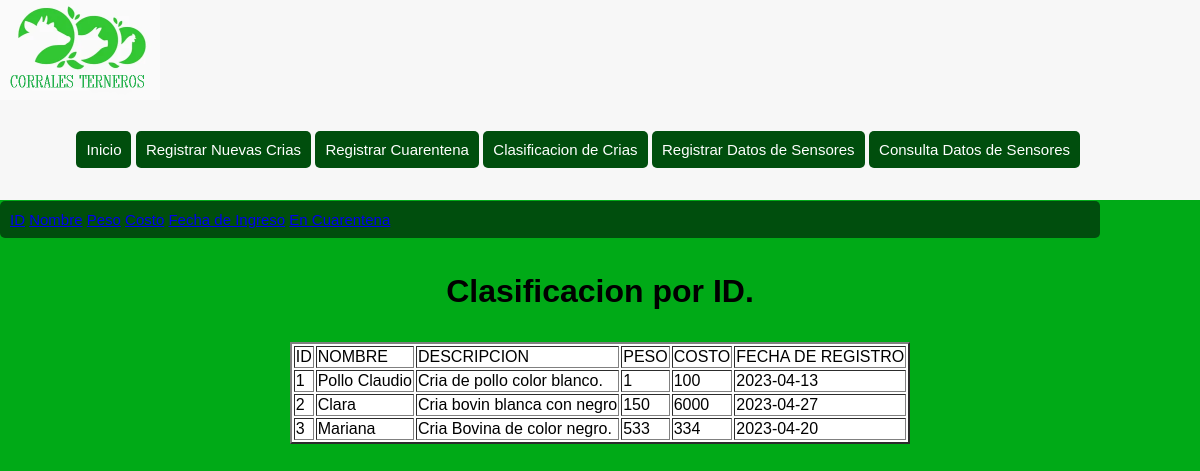
Screenshot of /ProcesosPHP/ConsultaCriasID.php with the database file from the repository.
### tables this page shows
CREATE TABLE `crias` (
  `ID` int(11) NOT NULL,
  `NOMBRE` varchar(50) NOT NULL,
  `DESCRIPCION` text DEFAULT NULL,
  `PESO` decimal(11,0) NOT NULL,
  `COSTO` double NOT NULL,
  `ESTADO` tinyint(1) NOT NULL DEFAULT 0,
  `FECHA_REGISTRO` date DEFAULT NULL,
  `ID_proveedor` int(11) NOT NULL,
  `PROVEEDOR` varchar(50) NOT NULL,
  `CUARENTENA` date DEFAULT NULL
);

### ProcesosPHP/ConsultaCriasID.php (the view, shortened to what this page needs)
<?php
	include 'Conexion.php';
	$VERIFICAR = "SELECT * FROM crias LIMIT 1";
	$RESULTADO = mysqli_query($conexion, $VERIFICAR);
	$EXISTE = mysqli_num_rows($RESULTADO);
	if ($EXISTE === 1)
	{
		?>
		<!DOCTYPE html>
		<html>
		<head>
			<link rel = "stylesheet" href = "../DiseñosCSS/DiseñoConsulta.css">
		</head>
		<body>
		    <header>
		       <div class="wrapper">
			   <div class="Logo">
				<img src="../Imagenes/logo.PNG" width="160px" height="100px">
			    </div>
			     <br>
			    <nav>
				<a href="../FormulariosHTML/PaginaInicio.html">Inicio</a>
				<a href="../ProcesosPHP/RegistroCrias.php">Registrar Nuevas Crias</a>
				<a href="../ProcesosPHP/RegistroCuarentena.php">Registrar Cuarentena</a>
				<a href="../FormulariosHTML/Consulta.html">Clasificacion de Crias</a>
				<a href="../ProcesosPHP/RegistroSensores.php">Registrar Datos de Sensores</a>
				<a href="../ProcesosPHP/ConsultaSensores.php">Consulta Datos de Sensores</a>
			    </nav>
	        </header>
			<nav class = "wrapper2">
		     <a href="../ProcesosPHP/ConsultaCriasID.php">ID</a>
		     <a href="../ProcesosPHP/ConsultaCriasNombre.php">Nombre</a>
		     <a href="../ProcesosPHP/ConsultaCriasPeso.php">Peso</a>
		     <a href="../ProcesosPHP/ConsultaCriasCosto.php">Costo</a>
		     <a href="../ProcesosPHP/ConsultaCriasFecha.php">Fecha de Ingreso</a>
		     <a href="../ProcesosPHP/ConsultaCriasCuarentena.php">En Cuarentena</a>
	        </nav>
			<br>
			<h1>Clasificacion por ID.</h1>
			<div class="table-responsive">
				<table border = "2">
					<tr class = "Descripcion">
						<td>ID</td>
						<td>NOMBRE</td>
						<td>DESCRIPCION</td>
						<td>PESO</td>
						<td>COSTO</td>
						<td>FECHA DE REGISTRO</td>
					</tr>
					<?php
					$SQL = "select * from crias order by ID";
					$RESULTADO = mysqli_query($conexion, $SQL);
					while ($columna = mysqli_fetch_array($RESULTADO))
					{
					?>
						<tr class = "Datos">
							<td> <?php echo $columna['ID'] ?> </td>
							<td> <?php echo $columna['NOMBRE'] ?> </td>
							<td> <?php echo $columna['DESCRIPCION'] ?> </td>
							<td> <?php echo $columna['PESO'] ?> </td>
							<td> <?php echo $columna['COSTO'] ?> </td>
							<td> <?php echo $columna['FECHA_REGISTRO'] ?> </td>
						</tr>
					<?php
					}
					?>
				</table>
		</body>
	    </html>
		<?php
	}
?>

### DiseñosCSS/DiseñoConsulta.css (style rules this page uses)
body { margin: 0; font-family: sans-serif; font-weight: 300; background: #00aa17; }
header { width: 100%; background: rgb(247, 247, 247); overflow: hidden; margin-bottom: 1px; }
.wrapper { width: 90%; max-width: 1920px; overflow: hidden; }
header .Logo { line-height:1px; float: left; }
header nav { line-height:100px; float: right; }
header nav a { display: inline-block; background: rgb(0, 78, 13); color: rgb(255, 255, 255); text-decoration: none; font-size: 15px; font-family: sans-serif; padding: 10px 10px; line-height: normal; border-radius: 5px; }
h1 { font-family: sans-serif; text-align: center; padding: 10px; }
.wrapper2 { width: 90%; max-width: 1920px; overflow: hidden; display: inline-block; background: rgb(0, 78, 13); color: rgb(255, 255, 255); text-decoration: none; font-size: 15px; font-family: sans-serif; padding: 10px 10px; line-height: normal; border-radius: 5px; }
table { margin: 0 auto; background-color: white; }

### rows the page displays
crias: ID "1", NOMBRE "Pollo Claudio", DESCRIPCION "Cria de pollo color blanco.", PESO "1", COSTO "100", FECHA_REGISTRO "2023-04-13"
crias: ID "2", NOMBRE "Clara", DESCRIPCION "Cria bovin blanca con negro", PESO "150", COSTO "6000", FECHA_REGISTRO "2023-04-27"
crias: ID "3", NOMBRE "Mariana", DESCRIPCION "Cria Bovina de color negro.", PESO "533", COSTO "334", FECHA_REGISTRO "2023-04-20"
